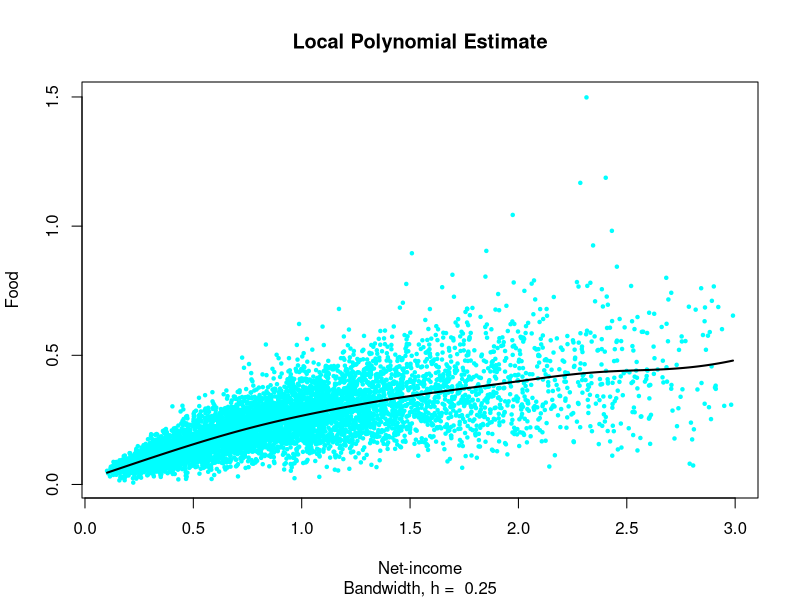

The R source for this figure:

# clear variables and close windows
rm(list = ls(all = TRUE))
graphics.off()

# install and load packages
libraries = c("KernSmooth")
lapply(libraries, function(x) if (!(x %in% installed.packages())) {
install.packages(x)
})
lapply(libraries, library, quietly = TRUE, character.only = TRUE)

# load data
x = read.table("agg73sh.dat")
x = x[, c(1, 4)]

x = x[order(x[, 1]), ]
h = 0.25
# local polynomial regression employing gaussian kernel
mh = locpoly(x[, 1], x[, 2], drv = 0L, kernel = "normal", bandwidth = h, degree = 1)

# plot
plot(x[, 1], x[, 2], pch = 20, col = "cyan", xlab = "Net-income", ylab = "Food", cex = 0.7, 
    sub = paste("Bandwidth, h = ", h))
title("Local Polynomial Estimate")
lines(mh, lwd = 2)

